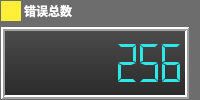
                 <widget class="QWidget" name="widget_16" native="true">
                  <property name="styleSheet">
                   <string notr="true">background-color:rgb(109, 109, 109)</string>
                  </property>
                  <layout class="QVBoxLayout" name="verticalLayout_17" stretch="0,1">
                   <property name="leftMargin">
                    <number>1</number>
                   </property>
                   <property name="topMargin">
                    <number>1</number>
                   </property>
                   <property name="bottomMargin">
                    <number>1</number>
                   </property>
                   <item>
                    <layout class="QHBoxLayout" name="horizontalLayout_16">
                     <property name="spacing">
                      <number>0</number>
                     </property>
                     <item>
                      <widget class="QLabel" name="label_28">
                       <property name="minimumSize">
                        <size>
                         <width>20</width>
                         <height>0</height>
                        </size>
                       </property>
                       <property name="styleSheet">
                        <string notr="true">background-color:rgb(255, 239, 55)</string>
                       </property>
                       <property name="text">
                        <string/>
                       </property>
                      </widget>
                     </item>
                     <item>
                      <widget class="QLabel" name="label_29">
                       <property name="font">
                        <font>
                         <family>微软雅黑</family>
                         <pointsize>9</pointsize>
                         <weight>75</weight>
                         <bold>true</bold>
                        </font>
                       </property>
                       <property name="styleSheet">
                        <string notr="true">background:transparent;
color:rgb(255, 255, 255)</string>
                       </property>
                       <property name="text">
                        <string> 错误总数</string>
                       </property>
                      </widget>
                     </item>
                     <item>
                      <spacer name="horizontalSpacer_14">
                       <property name="orientation">
                        <enum>Qt::Horizontal</enum>
                       </property>
                       <property name="sizeHint" stdset="0">
                        <size>
                         <width>40</width>
                         <height>20</height>
                        </size>
                       </property>
                      </spacer>
                     </item>
                    </layout>
                   </item>
                   <item>
                    <widget class="QLCDNumber" name="lcdNumNgNum_Cam2">
                     <property name="sizePolicy">
                      <sizepolicy hsizetype="Preferred" vsizetype="Preferred">
                       <horstretch>0</horstretch>
                       <verstretch>0</verstretch>
                      </sizepolicy>
                     </property>
                     <property name="palette">
                      <palette>
                       <active>
                        <colorrole role="WindowText">
                         <brush brushstyle="SolidPattern">
                          <color alpha="255">
                           <red>46</red>
                           <green>232</green>
                           <blue>232</blue>
                          </color>
                         </brush>
                        </colorrole>
                        <colorrole role="Button">
                         <brush brushstyle="LinearGradientPattern">
                          <gradient startx="0.000000000000000" starty="0.000000000000000" endx="0.000000000000000" endy="1.000000000000000" type="LinearGradient" spread="PadSpread" coordinatemode="ObjectBoundingMode">
                           <gradientstop position="0.000000000000000">
                            <color alpha="255">
                             <red>77</red>
                             <green>77</green>
                             <blue>77</blue>
                            </color>
                           </gradientstop>
                           <gradientstop position="1.000000000000000">
                            <color alpha="255">
                             <red>41</red>
                             <green>41</green>
                             <blue>41</blue>
                            </color>
                           </gradientstop>
                          </gradient>
                         </brush>
                        </colorrole>
                        <colorrole role="Text">
                         <brush brushstyle="SolidPattern">
                          <color alpha="255">
                           <red>46</red>
                           <green>232</green>
                           <blue>232</blue>
                          </color>
                         </brush>
                        </colorrole>
                        <colorrole role="ButtonText">
                         <brush brushstyle="SolidPattern">
                          <color alpha="255">
                           <red>46</red>
                           <green>232</green>
                           <blue>232</blue>
                          </color>
                         </brush>
                        </colorrole>
                        <colorrole role="Base">
                         <brush brushstyle="LinearGradientPattern">
                          <gradient startx="0.000000000000000" starty="0.000000000000000" endx="0.000000000000000" endy="1.000000000000000" type="LinearGradient" spread="PadSpread" coordinatemode="ObjectBoundingMode">
                           <gradientstop position="0.000000000000000">
                            <color alpha="255">
                             <red>77</red>
                             <green>77</green>
                             <blue>77</blue>
                            </color>
                           </gradientstop>
                           <gradientstop position="1.000000000000000">
                            <color alpha="255">
                             <red>41</red>
                             <green>41</green>
                             <blue>41</blue>
                            </color>
                           </gradientstop>
                          </gradient>
                         </brush>
                        </colorrole>
                        <colorrole role="Window">
                         <brush brushstyle="LinearGradientPattern">
                          <gradient startx="0.000000000000000" starty="0.000000000000000" endx="0.000000000000000" endy="1.000000000000000" type="LinearGradient" spread="PadSpread" coordinatemode="ObjectBoundingMode">
                           <gradientstop position="0.000000000000000">
                            <color alpha="255">
                             <red>77</red>
                             <green>77</green>
                             <blue>77</blue>
                            </color>
                           </gradientstop>
                           <gradientstop position="1.000000000000000">
                            <color alpha="255">
                             <red>41</red>
                             <green>41</green>
                             <blue>41</blue>
                            </color>
                           </gradientstop>
                          </gradient>
                         </brush>
                        </colorrole>
                        <colorrole role="PlaceholderText">
                         <brush brushstyle="NoBrush">
                          <color alpha="128">
                           <red>46</red>
                           <green>232</green>
                           <blue>232</blue>
                          </color>
                         </brush>
                        </colorrole>
                       </active>
                       <inactive>
                        <colorrole role="WindowText">
                         <brush brushstyle="SolidPattern">
                          <color alpha="255">
                           <red>46</red>
                           <green>232</green>
                           <blue>232</blue>
                          </color>
                         </brush>
                        </colorrole>
                        <colorrole role="Button">
                         <brush brushstyle="LinearGradientPattern">
                          <gradient startx="0.000000000000000" starty="0.000000000000000" endx="0.000000000000000" endy="1.000000000000000" type="LinearGradient" spread="PadSpread" coordinatemode="ObjectBoundingMode">
                           <gradientstop position="0.000000000000000">
                            <color alpha="255">
                             <red>77</red>
                             <green>77</green>
                             <blue>77</blue>
                            </color>
                           </gradientstop>
                           <gradientstop position="1.000000000000000">
                            <color alpha="255">
                             <red>41</red>
                             <green>41</green>
                             <blue>41</blue>
                            </color>
                           </gradientstop>
                          </gradient>
                         </brush>
                        </colorrole>
                        <colorrole role="Text">
                         <brush brushstyle="SolidPattern">
                          <color alpha="255">
                           <red>46</red>
                           <green>232</green>
                           <blue>232</blue>
                          </color>
                         </brush>
                        </colorrole>
                        <colorrole role="ButtonText">
                         <brush brushstyle="SolidPattern">
                          <color alpha="255">
                           <red>46</red>
                           <green>232</green>
                           <blue>232</blue>
                          </color>
                         </brush>
                        </colorrole>
                        <colorrole role="Base">
                         <brush brushstyle="LinearGradientPattern">
                          <gradient startx="0.000000000000000" starty="0.000000000000000" endx="0.000000000000000" endy="1.000000000000000" type="LinearGradient" spread="PadSpread" coordinatemode="ObjectBoundingMode">
                           <gradientstop position="0.000000000000000">
                            <color alpha="255">
                             <red>77</red>
                             <green>77</green>
                             <blue>77</blue>
                            </color>
                           </gradientstop>
                           <gradientstop position="1.000000000000000">
                            <color alpha="255">
                             <red>41</red>
                             <green>41</green>
                             <blue>41</blue>
                            </color>
                           </gradientstop>
                          </gradient>
                         </brush>
                        </colorrole>
                        <colorrole role="Window">
                         <brush brushstyle="LinearGradientPattern">
                          <gradient startx="0.000000000000000" starty="0.000000000000000" endx="0.000000000000000" endy="1.000000000000000" type="LinearGradient" spread="PadSpread" coordinatemode="ObjectBoundingMode">
                           <gradientstop position="0.000000000000000">
                            <color alpha="255">
                             <red>77</red>
                             <green>77</green>
                             <blue>77</blue>
                            </color>
                           </gradientstop>
                           <gradientstop position="1.000000000000000">
                            <color alpha="255">
                             <red>41</red>
                             <green>41</green>
                             <blue>41</blue>
                            </color>
                           </gradientstop>
                          </gradient>
                         </brush>
                        </colorrole>
                        <colorrole role="PlaceholderText">
                         <brush brushstyle="NoBrush">
                          <color alpha="128">
                           <red>46</red>
                           <green>232</green>
                           <blue>232</blue>
                          </color>
                         </brush>
                        </colorrole>
                       </inactive>
                       <disabled>
                        <colorrole role="WindowText">
                         <brush brushstyle="SolidPattern">
                          <color alpha="255">
                           <red>46</red>
                           <green>232</green>
                           <blue>232</blue>
                          </color>
                         </brush>
                        </colorrole>
                        <colorrole role="Button">
                         <brush brushstyle="LinearGradientPattern">
                          <gradient startx="0.000000000000000" starty="0.000000000000000" endx="0.000000000000000" endy="1.000000000000000" type="LinearGradient" spread="PadSpread" coordinatemode="ObjectBoundingMode">
                           <gradientstop position="0.000000000000000">
                            <color alpha="255">
                             <red>77</red>
                             <green>77</green>
                             <blue>77</blue>
                            </color>
                           </gradientstop>
                           <gradientstop position="1.000000000000000">
                            <color alpha="255">
                             <red>41</red>
                             <green>41</green>
                             <blue>41</blue>
                            </color>
                           </gradientstop>
                          </gradient>
                         </brush>
                        </colorrole>
                        <colorrole role="Text">
                         <brush brushstyle="SolidPattern">
                          <color alpha="255">
                           <red>46</red>
                           <green>232</green>
                           <blue>232</blue>
                          </color>
                         </brush>
                        </colorrole>
                        <colorrole role="ButtonText">
                         <brush brushstyle="SolidPattern">
                          <color alpha="255">
                           <red>46</red>
                           <green>232</green>
                           <blue>232</blue>
                          </color>
                         </brush>
                        </colorrole>
                        <colorrole role="Base">
                         <brush brushstyle="LinearGradientPattern">
                          <gradient startx="0.000000000000000" starty="0.000000000000000" endx="0.000000000000000" endy="1.000000000000000" type="LinearGradient" spread="PadSpread" coordinatemode="ObjectBoundingMode">
                           <gradientstop position="0.000000000000000">
                            <color alpha="255">
                             <red>77</red>
                             <green>77</green>
                             <blue>77</blue>
                            </color>
                           </gradientstop>
                           <gradientstop position="1.000000000000000">
                            <color alpha="255">
                             <red>41</red>
                             <green>41</green>
                             <blue>41</blue>
                            </color>
                           </gradientstop>
                          </gradient>
                         </brush>
                        </colorrole>
                        <colorrole role="Window">
                         <brush brushstyle="LinearGradientPattern">
                          <gradient startx="0.000000000000000" starty="0.000000000000000" endx="0.000000000000000" endy="1.000000000000000" type="LinearGradient" spread="PadSpread" coordinatemode="ObjectBoundingMode">
                           <gradientstop position="0.000000000000000">
                            <color alpha="255">
                             <red>77</red>
                             <green>77</green>
                             <blue>77</blue>
                            </color>
                           </gradientstop>
                           <gradientstop position="1.000000000000000">
                            <color alpha="255">
                             <red>41</red>
                             <green>41</green>
                             <blue>41</blue>
                            </color>
                           </gradientstop>
                          </gradient>
                         </brush>
                        </colorrole>
                        <colorrole role="PlaceholderText">
                         <brush brushstyle="NoBrush">
                          <color alpha="128">
                           <red>46</red>
                           <green>232</green>
                           <blue>232</blue>
                          </color>
                         </brush>
                        </colorrole>
                       </disabled>
                      </palette>
                     </property>
                     <property name="font">
                      <font>
                       <family>Agency FB</family>
                       <pointsize>12</pointsize>
                      </font>
                     </property>
                     <property name="styleSheet">
                      <string notr="true">background: qlineargradient(spread:pad, x1:0, y1:0, x2:0, y2:1, stop:0#4D4D4D, stop:1 #292929);
color:rgb(46, 232, 232)</string>
                     </property>
                     <property name="lineWidth">
                      <number>2</number>
                     </property>
                     <property name="smallDecimalPoint">
                      <bool>false</bool>
                     </property>
                     <property name="digitCount">
                      <number>8</number>
                     </property>
                     <property name="segmentStyle">
                      <enum>QLCDNumber::Flat</enum>
                     </property>
                     <property name="value" stdset="0">
                      <double>256.000000000000000</double>
                     </property>
                     <property name="intValue" stdset="0">
                      <number>256</number>
                     </property>
                    </widget>
                   </item>
                  </layout>
                 </widget>
